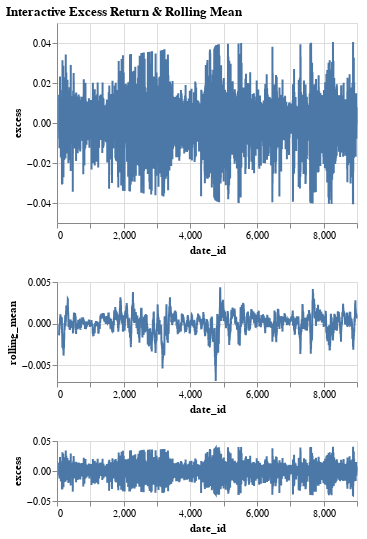

Notebook code cell kept with this figure:
### Code cell
try:
    import altair as alt
    alt.data_transformers.disable_max_rows()
    ts_df = pd.DataFrame({"date_id": train["date_id"], "excess": train["market_forward_excess_returns"], "rolling_mean": train["market_forward_excess_returns"].rolling(63).mean()}).dropna()
    brush = alt.selection_interval(encodings=["x"])
    ts_base = alt.Chart(ts_df).mark_line().encode(x="date_id:Q", y="excess:Q", tooltip=["date_id","excess"]).properties(height=200)
    ts_mean = alt.Chart(ts_df).mark_line().encode(x="date_id:Q", y="rolling_mean:Q", tooltip=["date_id","rolling_mean"]).properties(height=100)
    upper = ts_base.encode(x="date_id:Q").add_params(brush).transform_filter(brush)
    lower = ts_base.encode(y="excess:Q").properties(height=60)
    (alt.vconcat(upper, ts_mean, lower).resolve_scale(y="independent").properties(title="Interactive Excess Return & Rolling Mean")).display()

    corr_df_nb = corr_df.copy(); corr_df_nb["group"] = corr_df_nb["feature"].map(groups.to_dict()); corr_df_nb["abs_corr"] = corr_df_nb["pearson_corr"].abs()
    base = alt.Chart(corr_df_nb).transform_window(rank="rank(abs_corr):Q", sort=[alt.SortField("abs_corr", order="descending")])
    selector = alt.selection_point(fields=["group"], bind="legend")
    (base.mark_bar().encode(x=alt.X("abs_corr:Q", title="|corr|"), y=alt.Y("feature:N", sort="-x"), tooltip=["feature","group","pearson_corr","n_used"], opacity=alt.condition(selector, alt.value(1), alt.value(0.2)), color="group:N").transform_filter("datum.rank<=30").add_params(selector).properties(width=600, height=700, title="Top-30 feature correlations (interactive)")).display()

    # Decile line
    decile_long = deciles_df.rename(columns={"mean":"mean_return"})
    (alt.Chart(decile_long).mark_line(point=True).encode(x=alt.X("decile:O", title="feature decile"), y=alt.Y("mean_return:Q", title="mean next-day excess"), color="feature:N", tooltip=["feature","decile","mean_return","count"]).properties(title="Decile curves for top-3 features")).display()

    # Missingness heatmap
    miss_cols = missing_pct.head(20).index.tolist()
    miss_df = train[["date_id"] + miss_cols].copy()
    miss_long = miss_df.melt("date_id", var_name="feature", value_name="val"); miss_long["missing"] = miss_long["val"].isna().astype(int); miss_long = miss_long[miss_long["date_id"]<=1500]
    (alt.Chart(miss_long).mark_rect().encode(x=alt.X("date_id:Q", title="date_id (first 1500)"), y=alt.Y("feature:N", sort=miss_cols), tooltip=["date_id","feature","missing"], color=alt.Color("missing:Q", scale=alt.Scale(domain=[0,1]))).properties(width=700, height=400, title="Missingness heatmap (1=missing)")).display()
except Exception as e:
    print("Altair not available in this environment:", e)

### Figure 1 — Vega-Lite specification as saved in the notebook (floating-point values rounded to 4 significant figures; data arrays with more than 128 entries replaced by an {"elided": "..."} marker saying what was removed)
{"config": {"view": {"continuousWidth": 300, "continuousHeight": 300}}, "vconcat": [{"mark": {"type": "line"}, "encoding": {"tooltip": [{"field": "date_id", "type": "quantitative"}, {"field": "excess", "type": "quantitative"}], "x": {"field": "date_id", "type": "quantitative"}, "y": {"field": "excess", "type": "quantitative"}}, "height": 200, "name": "view_1", "transform": [{"filter": {"param": "param_1"}}]}, {"mark": {"type": "line"}, "encoding": {"tooltip": [{"field": "date_id", "type": "quantitative"}, {"field": "rolling_mean", "type": "quantitative"}], "x": {"field": "date_id", "type": "quantitative"}, "y": {"field": "rolling_mean", "type": "quantitative"}}, "height": 100}, {"mark": {"type": "line"}, "encoding": {"tooltip": [{"field": "date_id", "type": "quantitative"}, {"field": "excess", "type": "quantitative"}], "x": {"field": "date_id", "type": "quantitative"}, "y": {"field": "excess", "type": "quantitative"}}, "height": 60}], "data": {"name": "data-fa4531f094f0c9dbe33f705e12f64159"}, "params": [{"name": "param_1", "select": {"type": "interval", "encodings": ["x"]}, "views": ["view_1"]}], "resolve": {"scale": {"y": "independent"}}, "title": "Interactive Excess Return & Rolling Mean", "$schema": "https://vega.github.io/schema/vega-lite/v5.20.1.json", "datasets": {"data-fa4531f094f0c9dbe33f705e12f64159": {"elided": "8928 records"}}}
